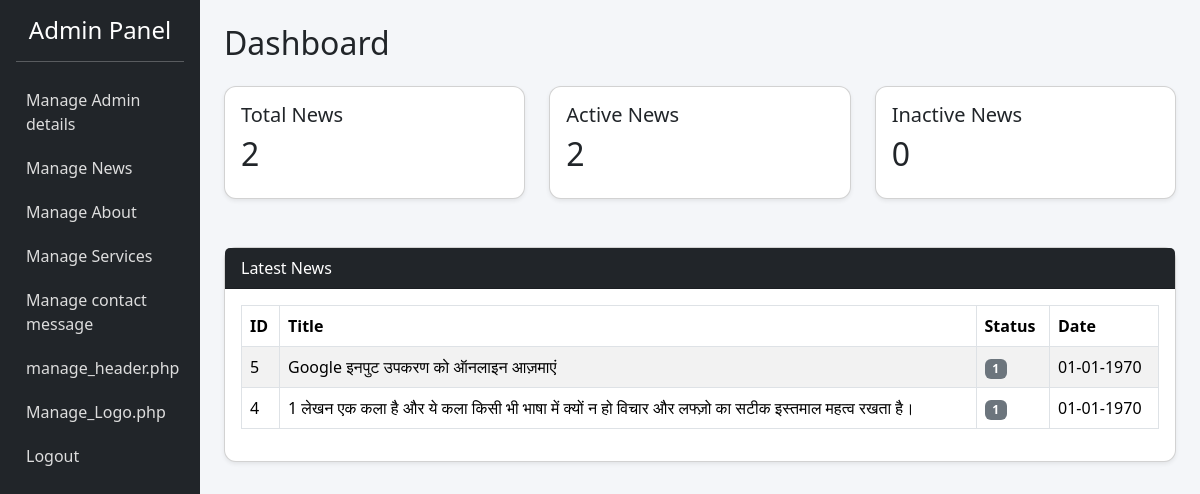
The page /admin_dashboard.php on the database as committed earlier.
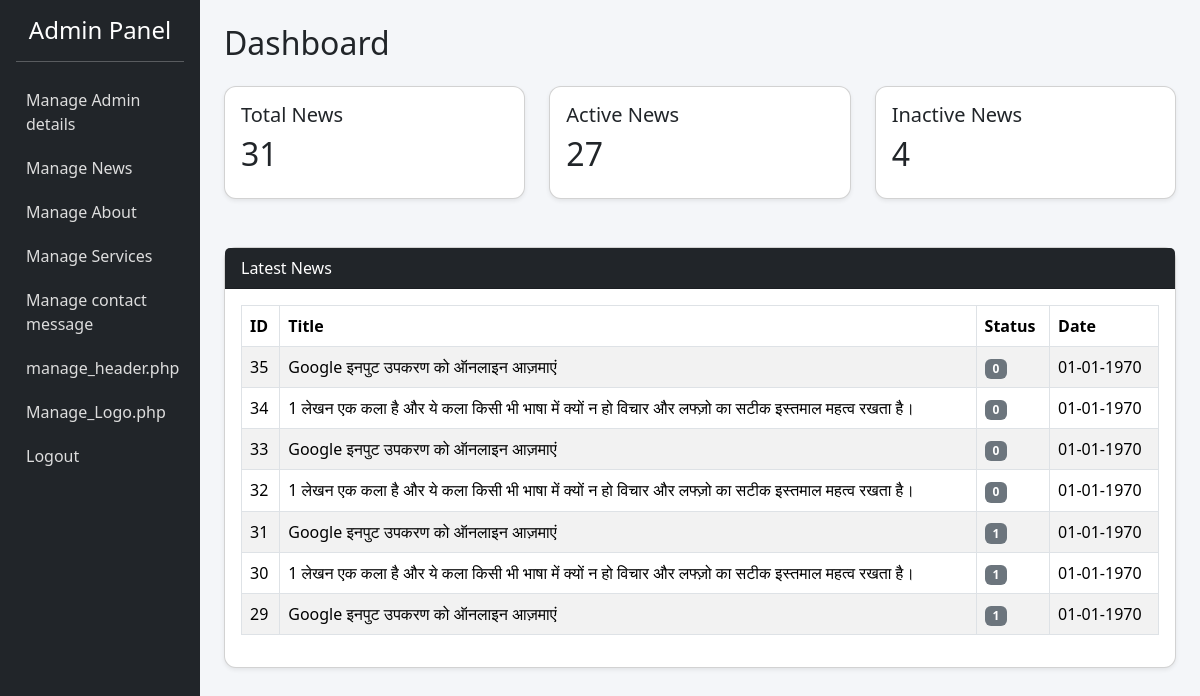
The same page on the database as committed later.
### tables this page shows
CREATE TABLE `news` (
  `id` int(10) NOT NULL,
  `heading` varchar(255) NOT NULL,
  `news_date` timestamp NOT NULL DEFAULT current_timestamp() ON UPDATE current_timestamp(),
  `content` text NOT NULL,
  `img` varchar(255) NOT NULL,
  `video` varchar(255) NOT NULL,
  `status` int(2) NOT NULL DEFAULT 1
);

### admin_dashboard.php (the view, shortened to what this page needs)
<?php
include 'conn.php';
$totalNews = $conn->query("SELECT COUNT(*) AS total FROM news")->fetch_assoc()['total'];
$activeNews = $conn->query("SELECT COUNT(*) AS total FROM news WHERE status=1")->fetch_assoc()['total'];
$inactiveNews = $conn->query("SELECT COUNT(*) AS total FROM news WHERE status=0")->fetch_assoc()['total'];
$newsResult = $conn->query("SELECT * FROM news ORDER BY id DESC LIMIT 7");
?>
<!DOCTYPE html>
<html lang="en">
<head>
    <link href="https://cdn.jsdelivr.net/npm/bootstrap@5.3.2/dist/css/bootstrap.min.css" rel="stylesheet">
</head>
<body>
<div class="container-fluid">
    <div class="row">
        <div class="col-md-2 sidebar p-3">
            <h4 class="text-center">Admin Panel</h4>
            <hr>
            <a href="admin_details.php">Manage Admin details</a>
            <a href="manage_news.php">Manage News</a>
            <a href="manage_about.php">Manage About</a>
            <a href="manage_servises.php">Manage Services</a>
            <a href="manage_contact_msg.php">Manage contact message</a>
            <a href="manage_header.php">manage_header.php</a>
            <a href="manage_logo.php">Manage_Logo.php</a>
            <a href="logout.php">Logout</a>
        </div>
        <div class="col-md-10 p-4">
            <h2>Dashboard</h2>
            <div class="row mt-4">
                <div class="col-md-4">
                    <div class="card shadow-sm p-3">
                        <h5>Total News</h5>
                        <h2><?= $totalNews ?></h2>
                    </div>
                </div>
                <div class="col-md-4">
                    <div class="card shadow-sm p-3">
                        <h5>Active News</h5>
                        <h2><?= $activeNews ?></h2>
                    </div>
                </div>
                <div class="col-md-4">
                    <div class="card shadow-sm p-3">
                        <h5>Inactive News</h5>
                        <h2><?= $inactiveNews ?></h2>
                    </div>
                </div>
            </div>
            <div class="card shadow-sm mt-5">
                <div class="card-header bg-dark text-white">Latest News</div>
                <div class="card-body">
                    <table class="table table-bordered table-striped">
                        <thead>
                            <tr>
                                <th>ID</th>
                                <th>Title</th>
                                <th>Status</th>
                                <th>Date</th>
                            </tr>
                        </thead>
                        <tbody>
                        <?php while($row = $newsResult->fetch_assoc()) { ?>
                            <tr>
                                <td><?= $row['id'] ?></td>
                                <td><?= $row['heading'] ?></td>
                                <td>
                                    <span class="badge bg-<?= $row['status']=='active'?'success':'secondary' ?>">
                                        <?= $row['status'] ?>
                                    </span>
                                </td>
                                <td><?= date('d-m-Y', strtotime($row['content'])) ?></td>
                            </tr>
                        <?php } ?>
                        </tbody>
                    </table>
                </div>
            </div>
        </div>
    </div>
</div>
</body>
</html>

### admin_dashboard.php (style rules this page uses)
body { background:#f4f6f9; }
.card { border-radius:12px; }
.sidebar { height:100vh; background:#212529; color:#fff; }
.sidebar a { color:#ddd; text-decoration:none; display:block; padding:10px; }

Rows that differ between the two databases and show on the page:
no longer on this page (row edited): news: id "5", heading "Google इनपुट उपकरण को ऑनलाइन आज़माएं", status "1", content "01-01-1970"
removed news: id "4", heading "1 लेखन एक कला है और ये कला किसी भी भाषा में क्यों न हो विचार और लफ्ज़ो का सटीक इस्तमाल महत्व रखता है।", status "1", content "01-01-1970"
added news: id "35", heading "Google इनपुट उपकरण को ऑनलाइन आज़माएं", status "0", content "01-01-1970"
added news: id "34", heading "1 लेखन एक कला है और ये कला किसी भी भाषा में क्यों न हो विचार और लफ्ज़ो का सटीक इस्तमाल महत्व रखता है।", status "0", content "01-01-1970"
added news: id "33", heading "Google इनपुट उपकरण को ऑनलाइन आज़माएं", status "0", content "01-01-1970"
added news: id "32", heading "1 लेखन एक कला है और ये कला किसी भी भाषा में क्यों न हो विचार और लफ्ज़ो का सटीक इस्तमाल महत्व रखता है।", status "0", content "01-01-1970"
added news: id "31", heading "Google इनपुट उपकरण को ऑनलाइन आज़माएं", status "1", content "01-01-1970"
added news: id "30", heading "1 लेखन एक कला है और ये कला किसी भी भाषा में क्यों न हो विचार और लफ्ज़ो का सटीक इस्तमाल महत्व रखता है।", status "1", content "01-01-1970"
added news: id "29", heading "Google इनपुट उपकरण को ऑनलाइन आज़माएं", status "1", content "01-01-1970"
Other text that changed with them:
$totalNews: "2" → "31"
$activeNews: "2" → "27"
$inactiveNews: "0" → "4"
